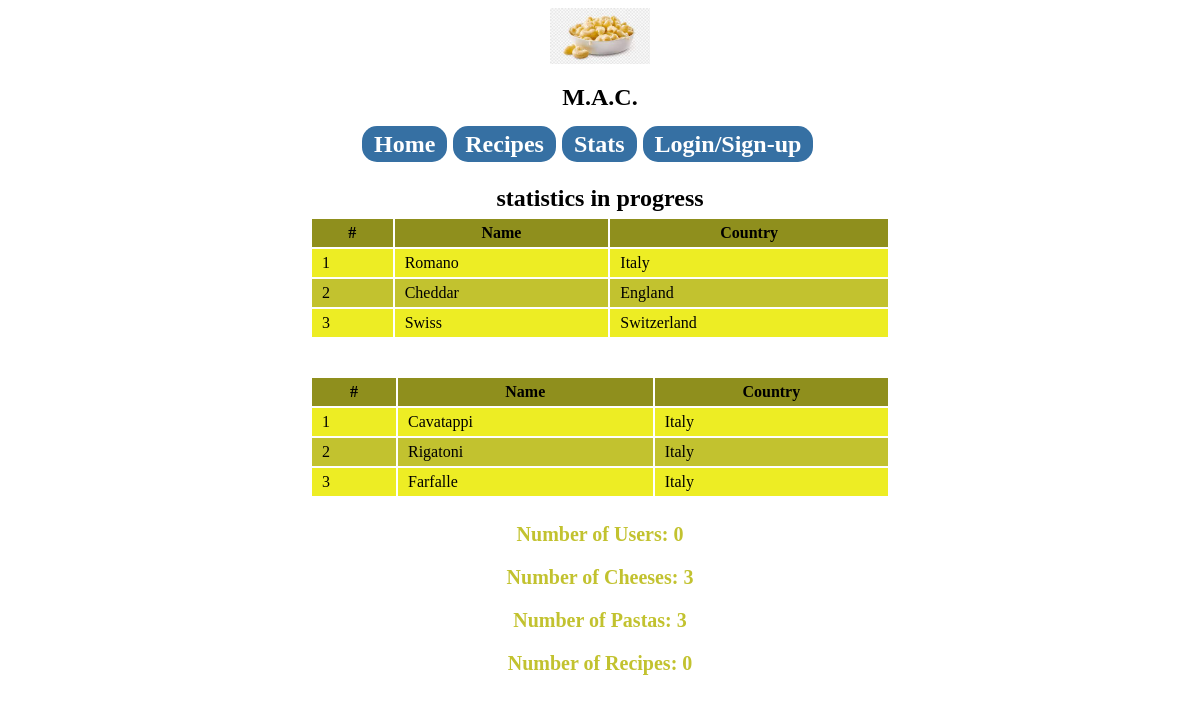
/index.php?content=statistics (signed in), run on the app's committed database.
### tables this page shows
CREATE TABLE `cheese` (
  `che_id` INT NOT NULL AUTO_INCREMENT,
  `che_name` VARCHAR(45) NOT NULL,
  `che_country` VARCHAR(45) NULL,
  PRIMARY KEY (`che_id`),
  UNIQUE INDEX `che_id_UNIQUE` (`che_id` ASC) VISIBLE);

CREATE TABLE `pasta` (
  `pas_id` INT NOT NULL AUTO_INCREMENT,
  `pas_name` VARCHAR(45) NOT NULL,
  `pas_country` VARCHAR(45) NULL,
  PRIMARY KEY (`pas_id`),
  UNIQUE INDEX `pas_id_UNIQUE` (`pas_id` ASC) VISIBLE);

### web/statistics.php (the view, shortened to what this page needs)
<html lang="en">
<head>
</head>
<body>
    statistics in progress
<br />
<table class="center-container">
    <thead>
        <tr>
            <th>#</th>
            <th>Name</th>
            <th>Country</th>
        </tr>
    </thead>
    <tbody>
    <?php
        $dbh = get_database_connection();
        $sql = <<<SQL
        SELECT *
        FROM cheese
        SQL;
        $result = mysqli_query($dbh, $sql);
        while ($row = $result->fetch_assoc())
        {
            if($row['che_id'] % 2 == 0){
                $tabCol = 'even-table-rows';
            }else{
                $tabCol = 'odd-table-rows';
            }
            echo "<tr class =" . $tabCol .  ">";
            echo "<td>" . $row['che_id'] . "</td>";
            echo "<td>" . $row['che_name'] . "</td>";
            echo "<td>" . $row['che_country'] . "</td>";
            echo "</tr>";
        }
    ?>
    </tbody>
</table>
<br />
<table class="center-container">
    <thead>
        <tr>
            <th>#</th>
            <th>Name</th>
            <th>Country</th>
        </tr>
    </thead>
    <tbody>
    <?php
        $dbh = get_database_connection();
        $sql = <<<SQL
        SELECT *
        FROM pasta
        SQL;
        $result = mysqli_query($dbh, $sql);
        while ($row = $result->fetch_assoc())
        {
            if($row['pas_id'] % 2 == 0){
                $tabCol = 'even-table-rows';
            }else{
                $tabCol = 'odd-table-rows';
            }
            echo "<tr class =" . $tabCol .  ">";
            echo "<td>" . $row['pas_id'] . "</td>";
            echo "<td>" . $row['pas_name'] . "</td>";
            echo "<td>" . $row['pas_country'] . "</td>";
            echo "</tr>";
        }
    ?>
    </tbody>
</table>
<?php
$Usql = <<<SQL
    SELECT user_id
    FROM users
SQL;
$Csql = <<<SQL
    SELECT che_id
    FROM cheese
SQL;
$Rsql = <<<SQL
    SELECT rec_id
    FROM recipes
SQL;
$Ucount = mysqli_num_rows(mysqli_query($dbh, $Usql));
$Ccount = mysqli_num_rows(mysqli_query($dbh, $Csql));
$Pcount = mysqli_num_rows(mysqli_query($dbh, $Csql));
$Rcount = mysqli_num_rows(mysqli_query($dbh, $Rsql));
echo "<h3>Number of Users: " . $Ucount . "</h3>";
echo "<h3>Number of Cheeses: " . $Ccount . "</h3>";
echo "<h3>Number of Pastas: " . $Pcount . "</h3>";
echo "<h3>Number of Recipes: " . $Rcount . "</h3>";
?>
</body>
</html>

### web/index.php (shortened to what this page needs)
<html lang="en">
<head>
    <link rel="stylesheet" type="text/css" href="css/font-awesome.css">
    <link rel="stylesheet" type="text/css" href="css/customStyles.css">
</head>
<body>
    <div class = "center">
            <img src="mac_logo.png" alt="MAC EVERYTHING" width="100px" length="100px"></img>
            <h2>M.A.C.<h2>
            <span class = "button"><a id = "link"  href="index.php?content=home">Home</a></span>
            <span class = "button"><a id = "link"  href="index.php?content=recipes">Recipes</a></span>
            <span class = "button"><a id = "link"  href="index.php?content=statistics">Stats</a></span>
            <span class = "button"><a id = "link"  href="index.php?content=login-signup">Login/Sign-up</a></span>
            <span><a href="index.php?content=userSettings"><i class="fa-regular fa-gear"></i></a></span>
            <br />
            <br />
            <?php include(get_content() . '.php'); ?>
    </div>
</body>
</html>

### web/css/customStyles.css (style rules this page uses)
:root { --hawk1:#324480; --hawk2:#3670a3; --hawk3:#192352; --lightyellow:#eded24; --midyellow:#c2c22f; --darkyellow:#8f8f1d; }
a { text-decoration:none; color:black; }
h3 { font-size:20px; color:var(--midyellow); }
.button { padding:5px 12px 5px 12px; background-color:var(--hawk2); border-radius: 15px; }
#link { font-weight:700; color:white; }
th { background-color:var(--darkyellow); }
.odd-table-rows { background-color:var(--lightyellow); }
.even-table-rows { background-color:var(--midyellow); }
.center-container { margin-left:auto; margin-right:auto; width:600px; }
.center { text-align:center; }
table, td, th, tr { padding: 5px 10px 5px 10px; border-width:0px; }

### data on the page
cheese: che_id "1", che_name "Romano", che_country "Italy"
cheese: che_id "2", che_name "Cheddar", che_country "England"
cheese: che_id "3", che_name "Swiss", che_country "Switzerland"
pasta: pas_id "1", pas_name "Cavatappi", pas_country "Italy"
pasta: pas_id "2", pas_name "Rigatoni", pas_country "Italy"
pasta: pas_id "3", pas_name "Farfalle", pas_country "Italy"

### other printed values
$Ucount "0"
$Ccount "3"
$Pcount "3"
$Rcount "0"
